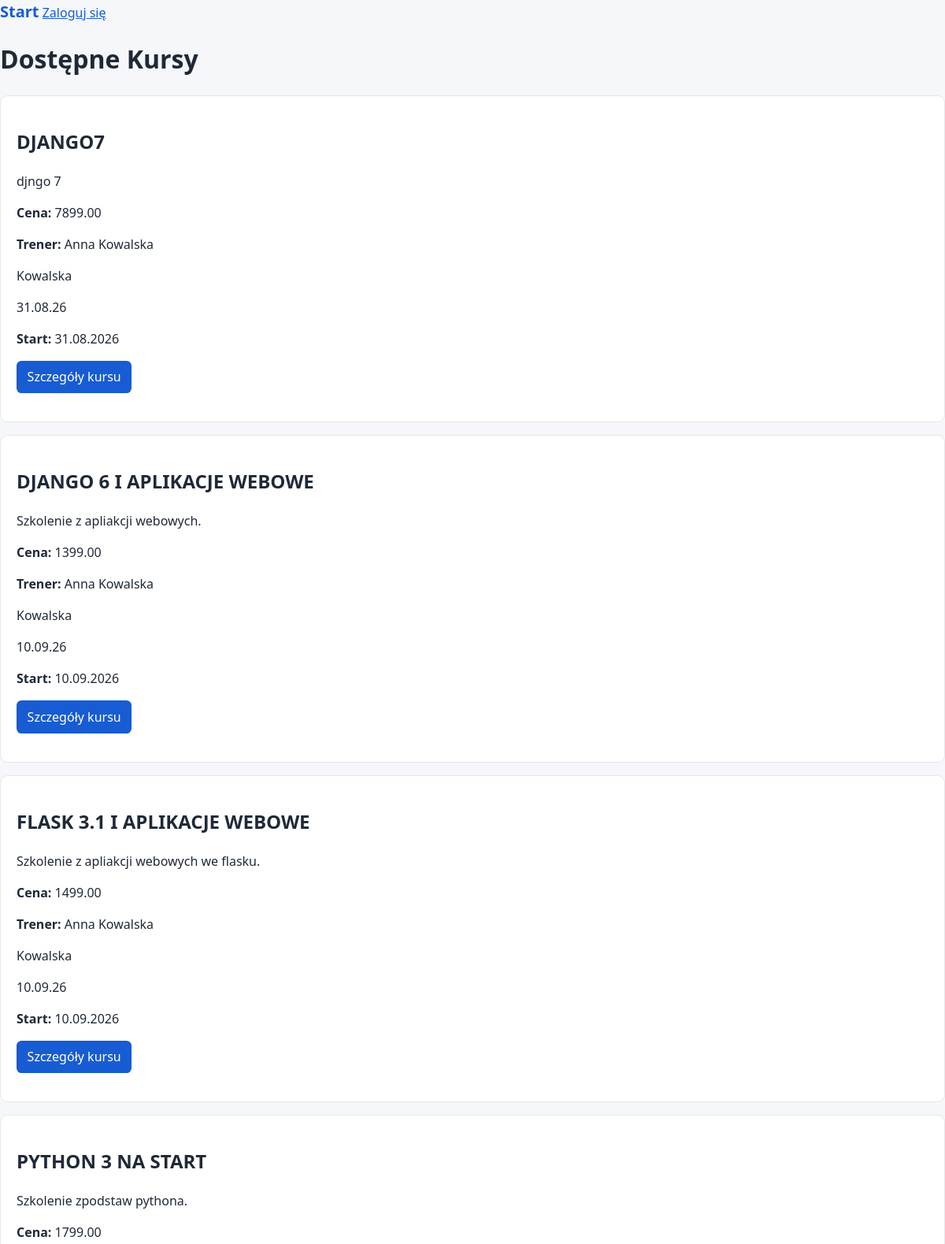
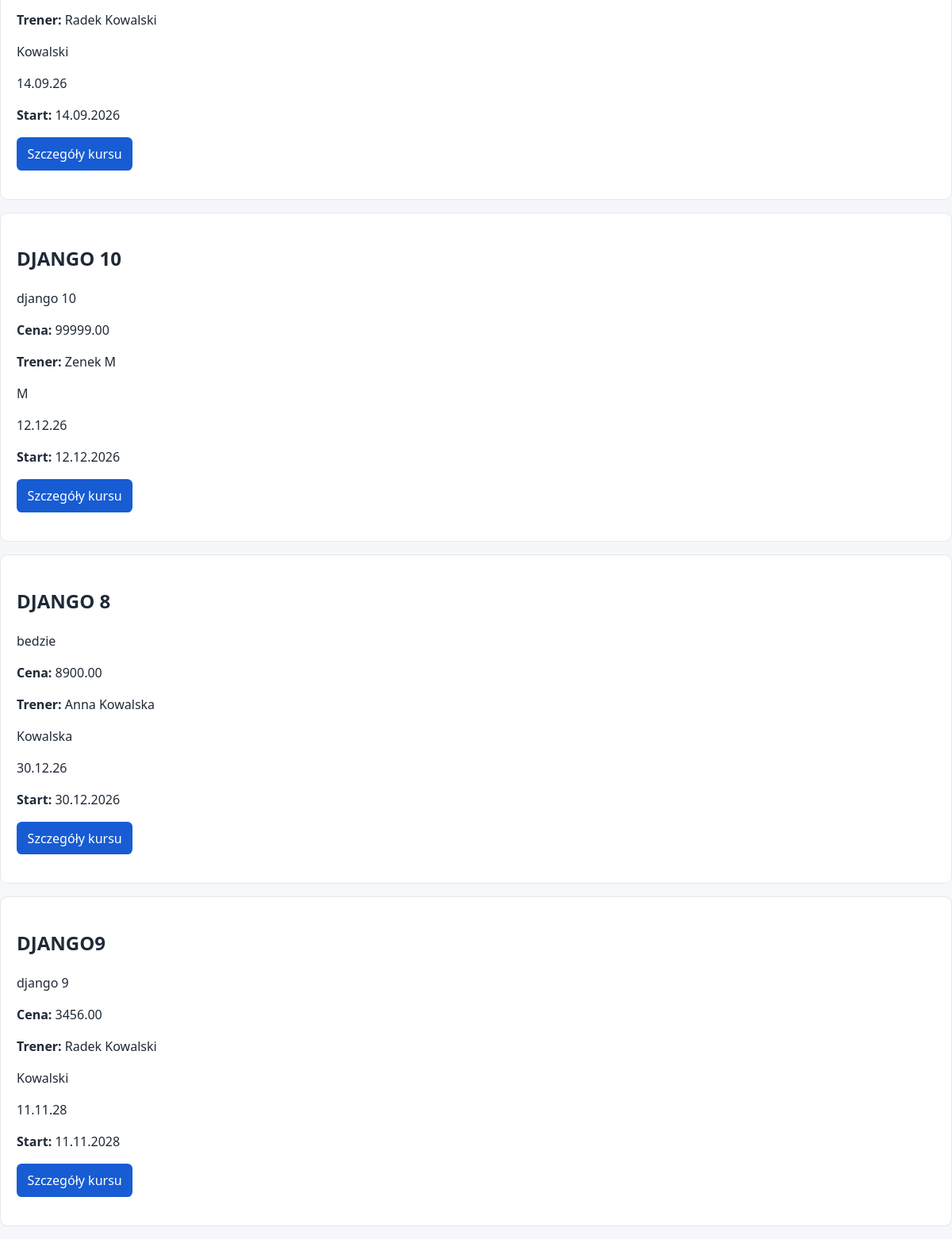
Page /courses/ on the committed database (2 pictures, top to bottom).
### courses/models.py (models this page shows, shortened)
class Course(models.Model):
    title = models.CharField(max_length=200)
    description = models.TextField()
    price = models.DecimalField(max_digits=10, decimal_places=2)
    start_date = models.DateField()
    active = models.BooleanField(default=True)
    max_participiants = models.PositiveIntegerField(default=20)
    trainer = models.ForeignKey(
        Trainer,
        on_delete=models.PROTECT,  # nie mozemy skasowac trenera jesli istnieje przypisany do niego kurs
        related_name="courses"
    )
    def get_absolute_url(self):
        return reverse("courses:course_detail", kwargs={"pk": self.pk})
    class Meta:
        ordering = ['start_date', 'title']

class Trainer(models.Model):
    first_name = models.CharField(max_length=100)
    last_name = models.CharField(max_length=100)
    email = models.EmailField(unique=True)
    bio = models.TextField(blank=True)  # dla pól tekstowych preferujemy blank
    def __str__(self) -> str:
        return f"{self.first_name} {self.last_name}"

### courses/views.py (the view)
# urls.py: path("courses/", views.course_list, name="course_list"),
def course_list(request):
    courses = Course.objects.filter(active=True)
    return render(
        request,
        "courses/course_list.html",
        {"courses": courses}
    )

### templates/courses/course_list.html (shortened to what this page needs)
{% extends "base.html" %}
{% block content %}
<h1>Dostępne Kursy</h1>
{% for course in courses %}
    <article class="card">
        <h2>{{ course.title|upper }}</h2>
        <p>{{ course.description|truncatewords:20 }}</p>
        <p><strong>Cena:</strong> {{ course.price }}</p>
        <p><strong>Trener:</strong> {{ course.trainer }}</p>
        <p>{{ course.trainer.last_name }}</p>
        <p>{{ course.start_date|date:"d.m.y" }}</p>
        <p><strong>Start:</strong> {{ course.start_date|date:"d.m.Y" }}</p>
        <p>
            <a class="button" href="{{ course.get_absolute_url }}">Szczegóły kursu</a>
        </p>
    </article>
{% empty %}
    <p>Brak kursów.</p>
{% endfor %}
{% endblock %}

### static/courses/style.css (style rules this page uses)
* { box-sizing: border-box; }
body { font-family: system-ui, sans-serif; margin: 0; line-height: 1.5; background: #f5f7fa; color: #1f2937; }
a { color: #175cd3; }
.card { background: white; padding: 1.25rem; border-radius: .6rem; margin-bottom: 1rem; border: 1px solid #e5e7eb; }
button, .button { display: inline-block; padding: .55rem .85rem; border: 0; border-radius: .4rem; background: #175cd3; color: white; text-decoration: none; cursor: pointer; }

### rows in the picture
Course: title "DJANGO7", description "djngo 7", price "7899.00", trainer "Anna Kowalska", trainer.last_name "Kowalska", start_date "31.08.26", start_date "31.08.2026"
Course: title "DJANGO 6 I APLIKACJE WEBOWE", description "Szkolenie z apliakcji webowych.", price "1399.00", trainer "Anna Kowalska", trainer.last_name "Kowalska", start_date "10.09.26", start_date "10.09.2026"
Course: title "FLASK 3.1 I APLIKACJE WEBOWE", description "Szkolenie z apliakcji webowych we flasku.", price "1499.00", trainer "Anna Kowalska", trainer.last_name "Kowalska", start_date "10.09.26", start_date "10.09.2026"
Course: title "PYTHON 3 NA START", description "Szkolenie zpodstaw pythona.", price "1799.00", trainer "Radek Kowalski", trainer.last_name "Kowalski", start_date "14.09.26", start_date "14.09.2026"
Course: title "DJANGO 10", description "django 10", price "99999.00", trainer "Zenek M", trainer.last_name "M", start_date "12.12.26", start_date "12.12.2026"
Course: title "DJANGO 8", description "bedzie", price "8900.00", trainer "Anna Kowalska", trainer.last_name "Kowalska", start_date "30.12.26", start_date "30.12.2026"
Course: title "DJANGO9", description "django 9", price "3456.00", trainer "Radek Kowalski", trainer.last_name "Kowalski", start_date "11.11.28", start_date "11.11.2028"
